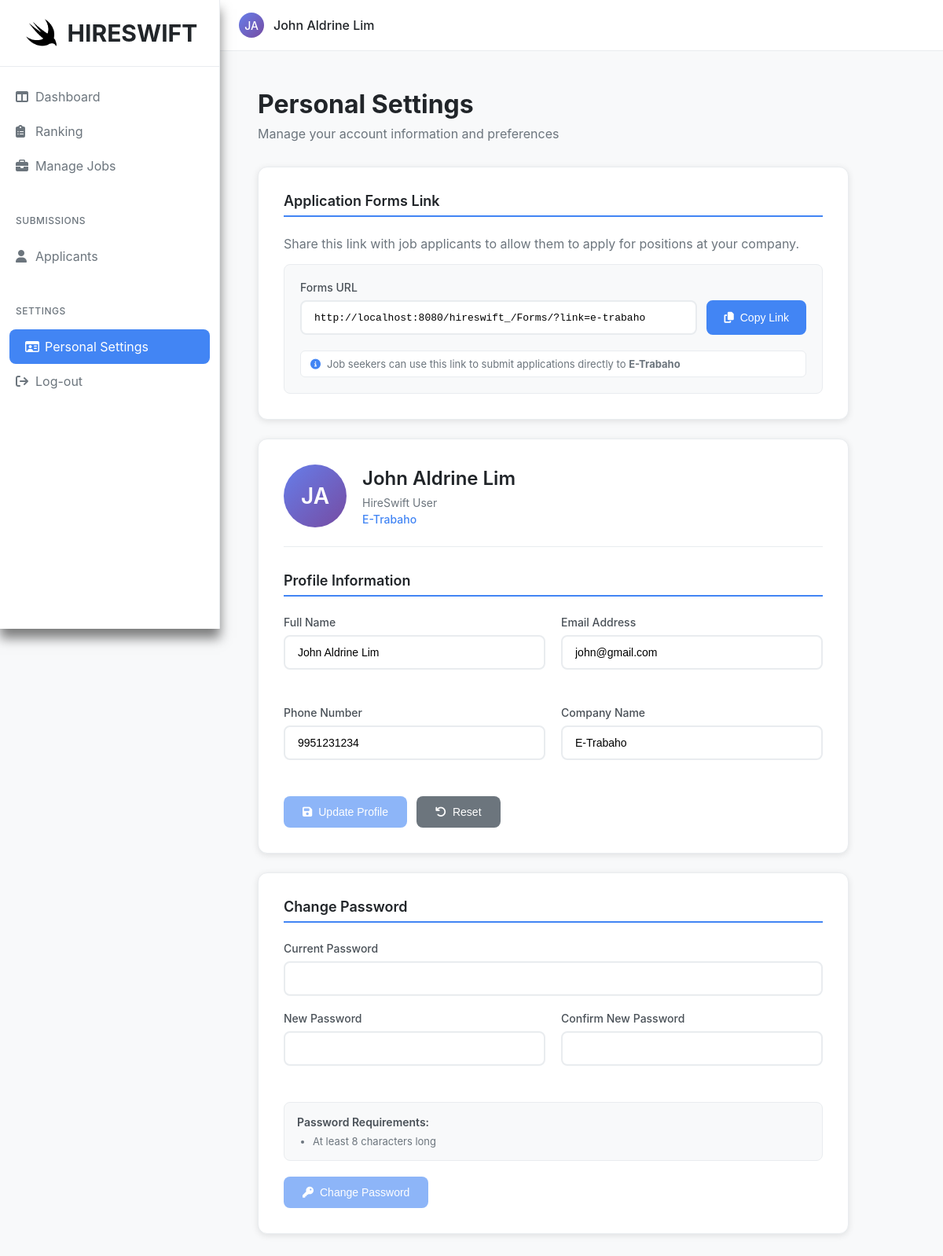
Screenshot of /Content/master.php?content=personal-settings (signed in) with the database file from the repository.
### tables this page shows
CREATE TABLE `link` (
  `link_id` int(11) NOT NULL,
  `user_id` int(11) NOT NULL,
  `company` varchar(255) NOT NULL
);

### Content/contentview/personal-settings.php (the view, shortened to what this page needs)
<?php
require_once '../Query/connect.php';
$user_id = $_SESSION['id'];
$companyQuery = "SELECT company FROM link WHERE user_id = $user_id";
$companyResult = mysqli_query($con, $companyQuery);
$currentCompany = '';
if (mysqli_num_rows($companyResult) > 0) {
    $companyData = mysqli_fetch_assoc($companyResult);
    $currentCompany = $companyData['company'];
}
$user = [
    'name' => $_SESSION['name'],
    'email' => $_SESSION['email'],
    'phone' => $_SESSION['phone'],
    'company' => $currentCompany,
    'id' => $_SESSION['id'],
];
$initials = '';
$parts = explode(' ', trim($user['name']));
if (isset($parts[0]) && $parts[0] !== '') {
    $initials .= strtoupper($parts[0][0]);
}
if (isset($parts[1]) && $parts[1] !== '') {
    $initials .= strtoupper($parts[1][0]);
}
$formsLink = '';
if (!empty($currentCompany)) {
    $urlCompany = urlencode(strtolower($currentCompany));
    $formsLink = "http://localhost:8080/hireswift_/Forms/?link=" . $urlCompany;
}
?>
<link rel="stylesheet" href="CSS/personal-settings.css">
<div class="settings-container">
    <div class="page-header">
        <h1 style="color: #212529; margin-bottom: 8px;">Personal Settings</h1>
        <p style="color: #6c757d; margin-bottom: 32px;">Manage your account information and preferences</p>
    </div>
    <?php if (!empty($currentCompany)): ?>
    <div class="settings-card">
        <h3 class="section-title">Application Forms Link</h3>
        <p style="color: #6c757d; margin-bottom: 16px;">Share this link with job applicants to allow them to apply for positions at your company.</p>
        <div class="forms-link-container">
            <div class="form-group">
                <label class="form-label" for="formsLink">Forms URL</label>
                <div class="link-input-wrapper">
                    <input type="text" class="form-control" id="formsLink" value="<?php echo htmlspecialchars($formsLink); ?>" readonly>
                    <button type="button" class="btn btn-copy" id="copyLinkBtn" onclick="copyFormsLink()">
                        <i class="fas fa-copy"></i>
                        <span class="copy-text">Copy Link</span>
                    </button>
                </div>
            </div>
            <div class="link-info">
                <i class="fas fa-info-circle"></i>
                <span>Job seekers can use this link to submit applications directly to <strong><?php echo htmlspecialchars($currentCompany); ?></strong></span>
            </div>
        </div>
    </div>
    <?php endif; ?>
    <div class="settings-card">
        <div class="profile-header">
            <div class="profile-avatar-large"><?php echo $initials; ?></div>
            <div class="profile-info">
                <h2><?php echo htmlspecialchars($user['name']); ?></h2>
                <div class="profile-meta">
                    <div>HireSwift User</div>
                    <?php if (!empty($user['company'])): ?>
                    <div style="color: #4285f4; font-weight: 500;"><?php echo htmlspecialchars($user['company']); ?></div>
                    <?php endif; ?>
                </div>
            </div>
        </div>
        <h3 class="section-title">Profile Information</h3>
        <form method="POST" action="../Query/update_profile.php" id="profileForm">
            <div class="form-row">
                <div class="form-group">
                    <label class="form-label" for="fullName">Full Name</label>
                    <input type="text" class="form-control" id="fullName" name="full_name"
                           value="<?php echo htmlspecialchars($user['name']); ?>" required>
                </div>
                <div class="form-group">
                    <label class="form-label" for="email">Email Address</label>
                    <div class="input-wrapper">
                        <input type="email" class="form-control" id="email" name="email"
                               value="<?php echo htmlspecialchars($user['email']); ?>" required>
                    </div>
                </div>
            </div>
            <div class="form-row">
                <div class="form-group">
                    <label class="form-label" for="phone">Phone Number</label>
                    <input type="tel" class="form-control" id="phone" name="phone"
                           value="<?php echo htmlspecialchars($user['phone']); ?>"
                           pattern="[0-9]{11}" placeholder="09991231234" maxlength="11">
                </div>
                <div class="form-group">
                    <label class="form-label" for="company">Company Name</label>
                    <div class="input-wrapper">
                        <input type="text" class="form-control" id="company" name="company"
                               value="<?php echo htmlspecialchars($user['company']); ?>"
                               placeholder="Enter your company name">
                    </div>
                </div>
            </div>
            <div style="display: flex; gap: 12px;">
                <button type="submit" class="btn btn-primary" name="updateProfile" id="updateBtn" disabled>
                    <i class="fas fa-save"></i>
                    Update Profile
                </button>
                <button type="reset" class="btn btn-secondary" id="resetBtn">
                    <i class="fas fa-undo"></i>
                    Reset
                </button>
            </div>
        </form>
    </div>
    <div class="settings-card">
        <h3 class="section-title">Change Password</h3>
        <form method="POST" action="../Query/change_password.php" id="passwordForm">
            <div class="form-group">
                <label class="form-label" for="currentPassword">Current Password</label>
                <div class="input-wrapper">
                    <input type="password" class="form-control" id="currentPassword" name="current_password" required>
                </div>
            </div>
            <div class="form-row">
                <div class="form-group">
                    <label class="form-label" for="newPassword">New Password</label>
                    <input type="password" class="form-control" id="newPassword" name="new_password" required>
                </div>
                <div class="form-group">
                    <label class="form-label" for="confirmPassword">Confirm New Password</label>
                    <div class="input-wrapper">
                        <input type="password" class="form-control" id="confirmPassword" name="confirm_password" required>
                    </div>
                </div>
            </div>
            <div class="password-requirements">
                <h4>Password Requirements:</h4>
                <ul>
                    <li>At least 8 characters long</li>
                </ul>
            </div>
            <div style="margin-top: 20px;">
                <button type="submit" name="changePassword" class="btn btn-primary" id="changePasswordBtn" disabled>
                    <i class="fas fa-key"></i>
                    Change Password
                </button>
            </div>
        </form>
    </div>
</div>

### Content/CSS/master.css (style rules this page uses)
* { margin: 0; padding: 0; box-sizing: border-box; }
body { font-family: -apple-system, BlinkMacSystemFont, 'Segoe UI', Roboto, sans-serif; background-color: #f8f9fa; overflow-x: hidden; }

### Content/CSS/personal-settings.css (style rules this page uses)
.settings-container { max-width: 800px; padding: 24px; background: #f8f9fa; min-height: 100vh; }
.page-header { margin-bottom: 32px; }
.settings-card { background: white; border-radius: 12px; padding: 32px; margin-bottom: 24px; box-shadow: 0 2px 8px rgba(0, 0, 0, 0.1); border: 1px solid #e9ecef; }
.profile-header { display: flex; align-items: center; gap: 20px; margin-bottom: 32px; padding-bottom: 24px; border-bottom: 1px solid #e9ecef; }
.profile-avatar-large { width: 80px; height: 80px; border-radius: 50%; background: linear-gradient(135deg, #667eea 0%, #764ba2 100%); display: flex; align-items: center; justify-content: center; color: white; font-size: 28px; font-weight: 600; text-transform: uppercase; }
.profile-info h2 { margin: 0 0 8px 0; color: #212529; font-size: 24px; font-weight: 600; }
.profile-meta { display: flex; flex-direction: column; gap: 4px; color: #6c757d; font-size: 14px; }
.section-title { color: #212529; font-size: 18px; font-weight: 600; margin-bottom: 24px; padding-bottom: 8px; border-bottom: 2px solid #4285f4; }
.form-row { display: grid; grid-template-columns: 1fr 1fr; gap: 20px; margin-bottom: 20px; }
.form-group { margin-bottom: 20px; }
.form-label { display: block; margin-bottom: 8px; color: #495057; font-weight: 500; font-size: 14px; }
.form-control { width: 100%; padding: 12px 16px; border: 2px solid #e9ecef; border-radius: 8px; font-size: 14px; transition: all 0.2s ease; background: white; }
.input-wrapper { position: relative; }
.btn { padding: 12px 24px; border: none; border-radius: 8px; font-size: 14px; font-weight: 500; cursor: pointer; transition: all 0.2s ease; display: inline-flex; align-items: center; gap: 8px; text-decoration: none; }
.btn:disabled { opacity: 0.6; cursor: not-allowed; }
.btn-primary { background: #4285f4; color: white; }
.btn-secondary { background: #6c757d; color: white; }
.password-requirements { background: #f8f9fa; border: 1px solid #e9ecef; border-radius: 8px; padding: 16px; margin-top: 16px; }
.password-requirements h4 { margin: 0 0 8px 0; color: #495057; font-size: 14px; font-weight: 600; }
.password-requirements ul { margin: 0; padding-left: 20px; color: #6c757d; font-size: 13px; }
.forms-link-container { background: #f8f9fa; border: 1px solid #e9ecef; border-radius: 8px; padding: 20px; }
.link-input-wrapper { display: flex; gap: 12px; align-items: stretch; }
.link-input-wrapper .form-control { flex: 1; font-family: "Courier New", monospace; font-size: 13px; background: white; border: 2px solid #e9ecef; }
.btn-copy { background: #4285f4; color: white; border: 2px solid #4285f4; padding: 12px 20px; white-space: nowrap; transition: all 0.2s ease; }
.link-info { margin-top: 12px; display: flex; align-items: center; gap: 8px; color: #6c757d; font-size: 13px; padding: 8px 12px; background: white; border-radius: 6px; border: 1px solid #e9ecef; }
.link-info i { color: #4285f4; }

### rows the page displays
link: company "http://localhost:8080/hireswift_/Forms/?link=e-trabaho", company "E-Trabaho", company "JA", company "John Aldrine Lim", full_name "John Aldrine Lim", email "john@gmail.com", phone "9951231234"

### other values shown
$initials "JA"
$name "John Aldrine Lim"
